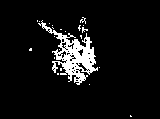
#> input picture CV-MP2/gun.bmp, 160 x 119 px, found by its file name
$ jupyter execute codes_home.ipynb
#> lines starting #> are read from the running program, lines starting #| are printed output that depends on the picture; after the words box and inside, x2 and y2 are one past the last pixel; in counts of white or black regions, pixels touching at a corner belong together
[cell 1]
import numpy as np
import cv2
import matplotlib.pyplot as plt

# Different Structuring Elements
SEs = {
    "2x2": np.ones((2, 2), dtype=np.uint8),
    "3x3": np.ones((3, 3), dtype=np.uint8),
    "Cross": np.array([[0, 1, 0],
                       [1, 1, 1],
                       [0, 1, 0]], dtype=np.uint8),
    "Circle": np.array([[0, 0, 1, 0, 0],
                    [0, 1, 1, 1, 0],
                    [1, 1, 1, 1, 1],
                    [0, 1, 1, 1, 0],
                    [0, 0, 1, 0, 0]], dtype=np.uint8)
}


def pad_image(img, se_shape):
    pad_height = se_shape[0] // 2
    pad_width = se_shape[1] // 2
    return np.pad(img, ((pad_height, pad_height), (pad_width, pad_width)), mode='constant', constant_values=0)

def erosion(img_in, SE):
    rows, cols = img_in.shape
    se_rows, se_cols = SE.shape
    padded = pad_image(img_in, SE.shape)
    img_out = np.zeros_like(img_in)

    for r in range(rows):
        for c in range(cols):
            roi = padded[r:r+se_rows, c:c+se_cols]
            if np.array_equal(roi & SE, SE):
                img_out[r, c] = 1
    return img_out

def dilation(img_in, SE):
    rows, cols = img_in.shape
    se_rows, se_cols = SE.shape
    padded = pad_image(img_in, SE.shape)
    img_out = np.zeros_like(img_in)

    for r in range(rows):
        for c in range(cols):
            roi = padded[r:r+se_rows, c:c+se_cols]
            if np.any(roi & SE):
                img_out[r, c] = 1
    return img_out

def opening(img_in, SE):
    return dilation(erosion(img_in, SE), SE)

def closing(img_in, SE):
    return erosion(dilation(img_in, SE), SE)

def boundary(img_in, SE):
    return img_in - erosion(img_in, SE)

images = ["gun.bmp", "palm.bmp"]

for img_name in images:
    img = cv2.imread(img_name, cv2.IMREAD_GRAYSCALE)
#> img: shape (119, 160); 7% white; 22 white regions (21 under 20 px), largest, box (x1, y1, x2, y2) and area: (38, 20, 98, 85) 1251
    _, binary = cv2.threshold(img, 128, 255, cv2.THRESH_BINARY)
    binary = binary // 255

    for label, SE in SEs.items():
        print(f"\nRunning on {img_name} with {label} SE")
        eroded = erosion(binary, SE)
        dilated = dilation(binary, SE)
        opened = opening(binary, SE)
        closed = closing(binary, SE)
        bound = boundary(binary, SE)

        plt.figure(figsize=(15, 10))
        plt.suptitle(f"{img_name} - Structuring Element: {label}", fontsize=16)

        plt.subplot(2, 3, 1)
        plt.title("Original")
        plt.imshow(binary, cmap="gray")
        plt.axis('off')

        plt.subplot(2, 3, 2)
        plt.title("Erosion")
        plt.imshow(eroded, cmap="gray")
        plt.axis('off')

        plt.subplot(2, 3, 3)
        plt.title("Dilation")
        plt.imshow(dilated, cmap="gray")
        plt.axis('off')

        plt.subplot(2, 3, 4)
        plt.title("Opening")
        plt.imshow(opened, cmap="gray")
        plt.axis('off')

        plt.subplot(2, 3, 5)
        plt.title("Closing")
        plt.imshow(closed, cmap="gray")
        plt.axis('off')

        plt.subplot(2, 3, 6)
        plt.title("Boundary")
        plt.imshow(bound, cmap="gray")
        plt.axis('off')

        plt.tight_layout(rect=[0, 0.03, 1, 0.95])
        plt.show()
#> this loop made 4 passes
#> pass 1, in erosion, `padded = pad_image(img_in, SE.shape)`:
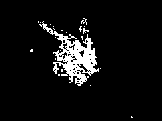
#> padded: shape (121, 162); values 0 (black) and 1 (white), 6.8% white; 22 white regions (21 under 20 px), largest, box (x1, y1, x2, y2) and area: (39, 21, 99, 86) 1251
#> pass 1, `eroded = erosion(binary, SE)`:
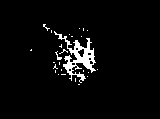
#> eroded: shape (119, 160); values 0 (black) and 1 (white), 4% white; 26 white regions (24 under 20 px), largest, box (x1, y1, x2, y2) and area: (54, 31, 96, 83) 648, (55, 51, 62, 60) 22
#> pass 1, `dilated = dilation(binary, SE)`:
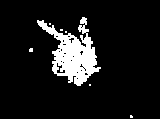
#> dilated: shape (119, 160); values 0 (black) and 1 (white), 10% white; 7 white regions (6 under 20 px), largest, box (x1, y1, x2, y2) and area: (37, 17, 101, 86) 1869
#> pass 1, in dilation (call 2), `padded = pad_image(img_in, SE.shape)`:
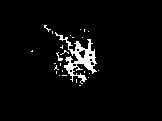
#> padded: shape (121, 162); values 0 (black) and 1 (white), 3.9% white; 26 white regions (24 under 20 px), largest, box (x1, y1, x2, y2) and area: (55, 32, 97, 84) 648, (56, 52, 63, 61) 22
#> pass 1, `plt.show()`:
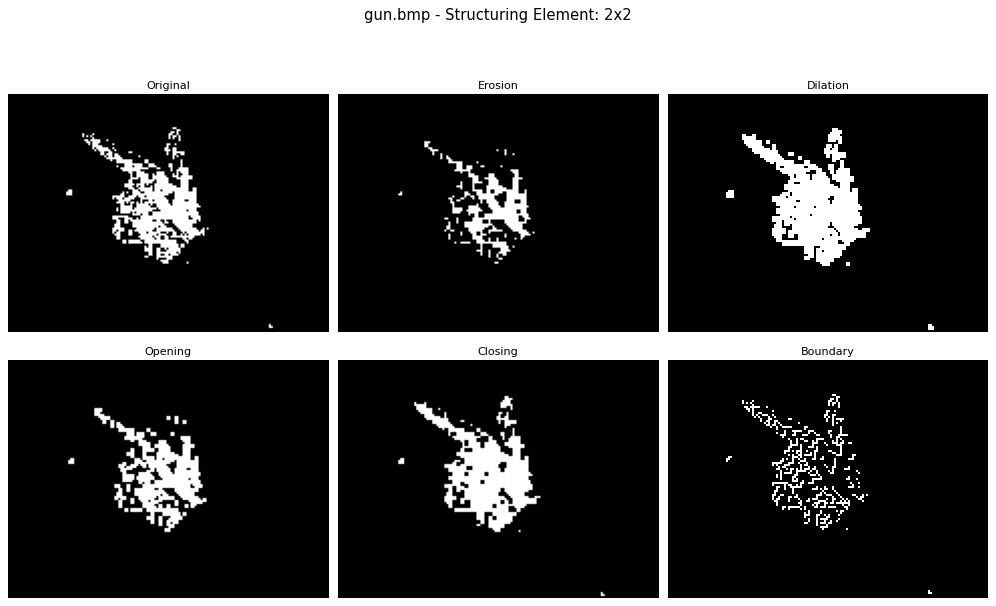
#> figure drawn by matplotlib, 6 panels
#> pass 2, `plt.show()`:
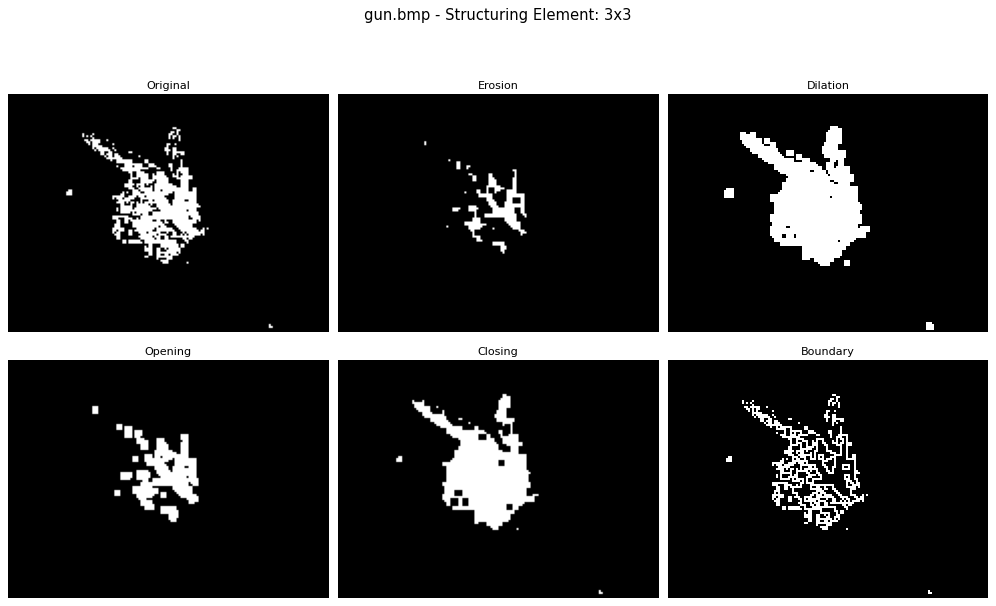
#> figure drawn by matplotlib, 6 panels
#> pass 2 of the loop `for img_name in images:`:
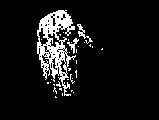
#> input picture CV-MP2/palm.bmp, 159 x 120 px, found by its file name
#> img: shape (120, 159); 8.5% white; 32 white regions (29 under 20 px), largest, box (x1, y1, x2, y2) and area: (37, 10, 76, 96) 1378, (77, 24, 93, 44) 79, (67, 38, 79, 54) 61
#> the loop `for label, SE in SEs.items():` made 4 passes
#> pass 1, in dilation (call 14), `padded = pad_image(img_in, SE.shape)`:
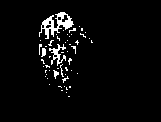
#> padded: shape (122, 161); values 0 (black) and 1 (white), 4% white; 53 white regions (49 under 20 px), largest, box (x1, y1, x2, y2) and area: (39, 12, 74, 39) 360, (49, 44, 66, 66) 135, (41, 48, 46, 57) 32, (53, 70, 59, 79) 27
#> pass 2, `plt.show()`:
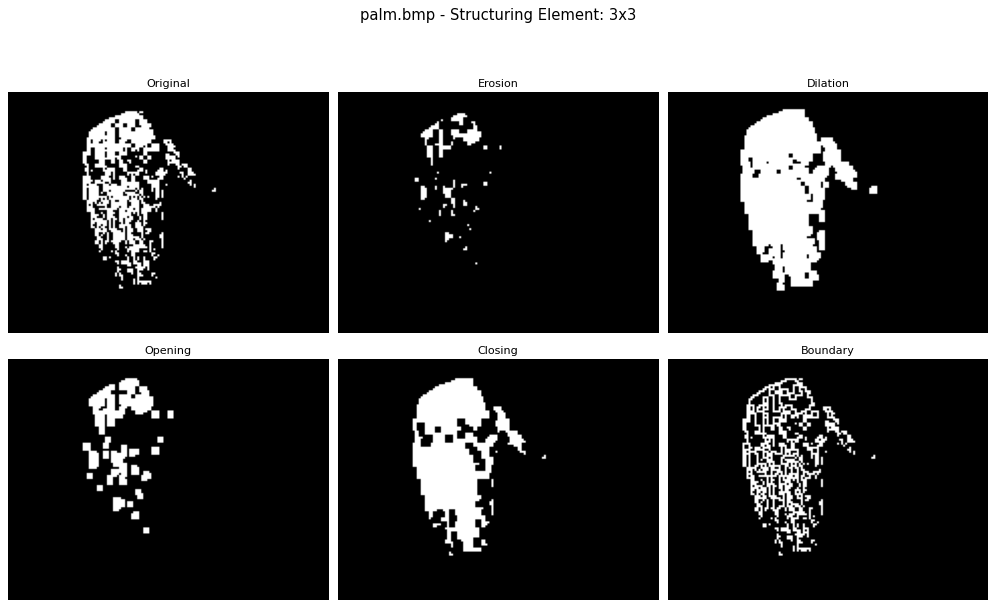
#> figure drawn by matplotlib, 6 panels
